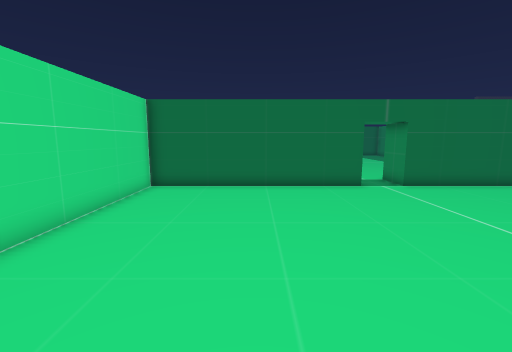
[1] (above)

16 first-person views from a walk through a 3-D level made in the Godot game engine. The camera is 1.3 m above the floor, tilts 8° down and sees 90° across. The floor is counted in squares, 0.6 m on a side. Each view is taken from the middle of a square. On the plan, view 1 faces up. The plan holds only what a view shows up to about 16 squares ahead; the rest is blank. The place goes on beyond the plan. Characters and animated objects are left out.

[2]
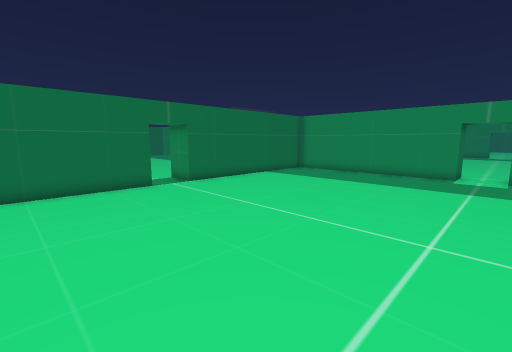

[3]
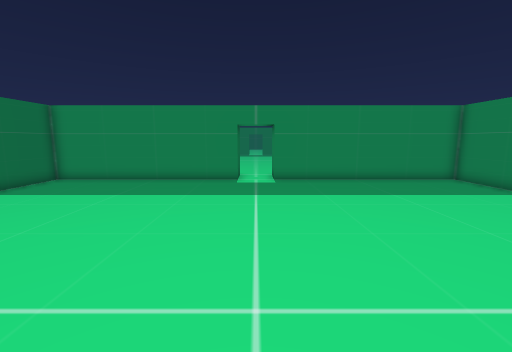

[4]
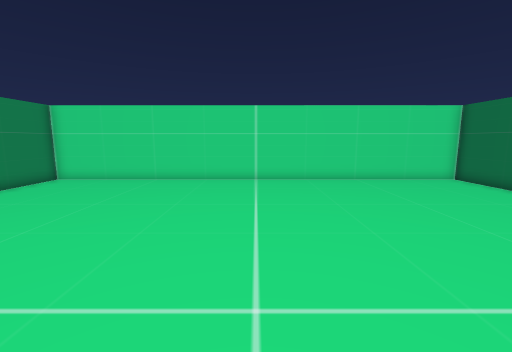

[5]
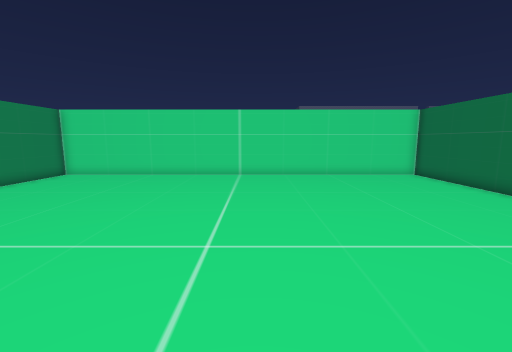

[6]
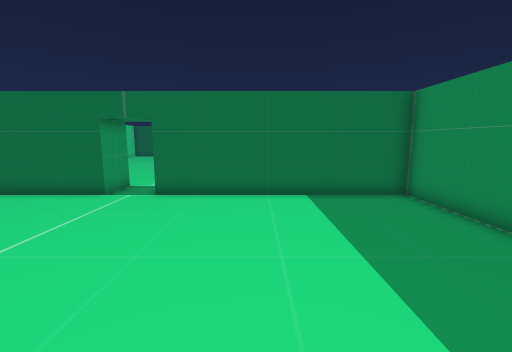

[7]
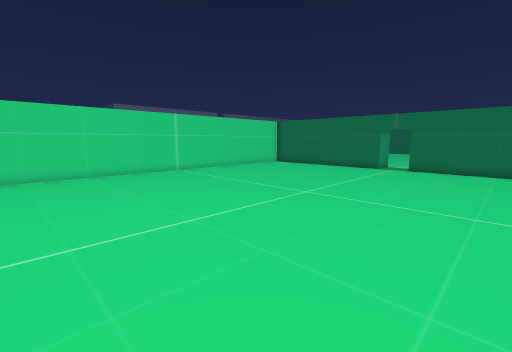

[8]
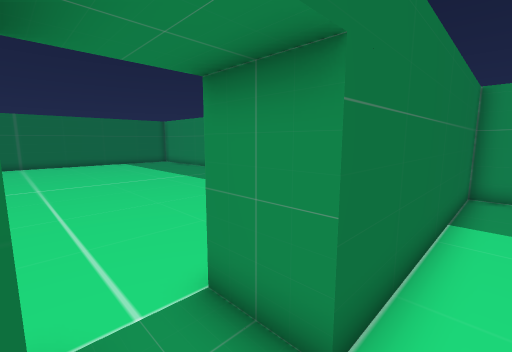

[9]
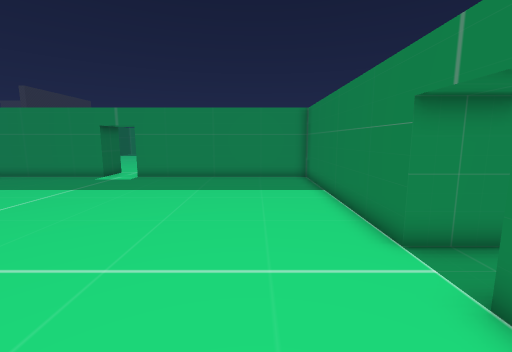

[10]
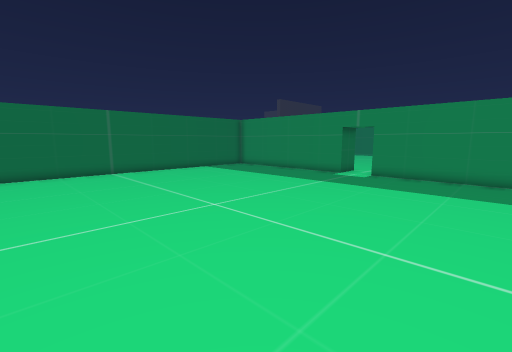

[11]
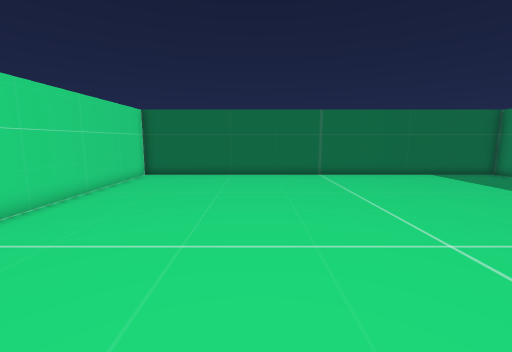

[12]
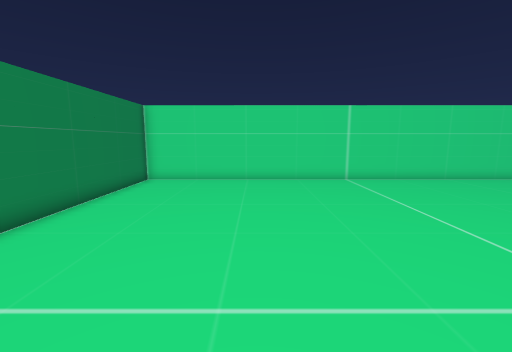

[13]
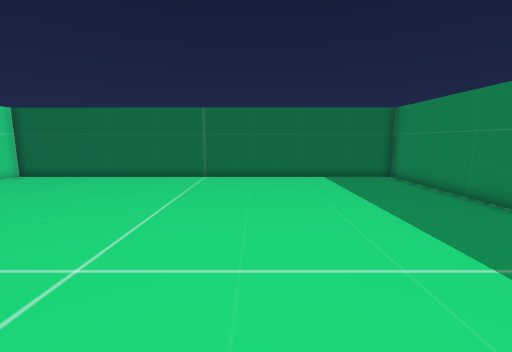

[14]
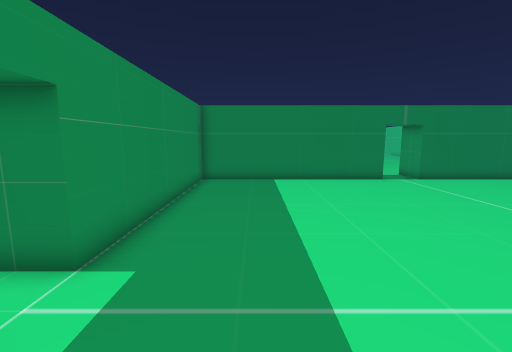

[15]
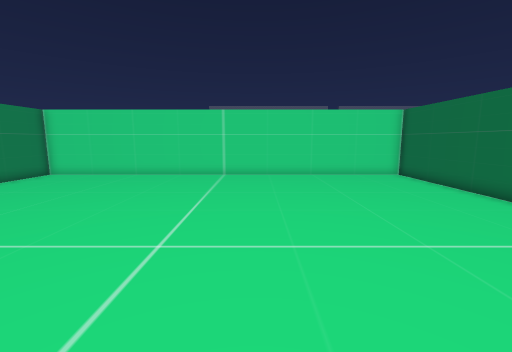

[16]
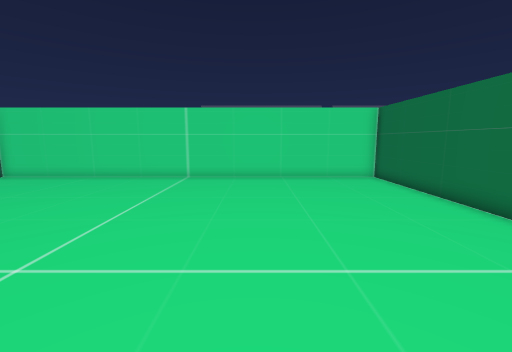

### Floor plan
Points are (right, up) in squares from view 1. A wall is a line through its corners. A room is listed if a view was taken in it or the views show most of it. See-through windows are left out.
Room 1 (views 1, 2, 3, 4, 5, 6, 7, 8)
walls: (17.5, 2) (17, 2) (17, 12) (7, 12) (7, 14); (5, 14) (5, 12) (-5, 12) (-5, -8.5); (17, -8.5) (17, 0)
ways out: opening at (6, 14) to room 2
Room 2 (views 9, 10, 11, 12, 13, 14, 15, 16)
walls: (7, 14) (17, 14) (17, 24) (17.5, 24); (17.5, 26) (17, 26) (17, 36) (-5, 36) (-5, 14) (5, 14)
ways out: opening at (6, 14) to room 1

Where each view was taken, in squares from view 1:
view 1: 0 up, 0 right, facing up
view 2: 0 up, 0 right, facing up-right
view 3: 1 up, 3 right, facing right
view 4: 1 up, 9 right, facing left
view 5: 2 up, 11 right, facing left
view 6: 2 up, 11 right, facing up
view 7: 8 down, 12 right, facing up-left
view 8: 11 up, 5 right, facing up-right
view 9: 17 up, 2 right, facing right
view 10: 18 up, 1 right, facing up-right
view 11: 20 up, 2 right, facing up
view 12: 20 up, 9 right, facing left
view 13: 21 up, 9 right, facing up
view 14: 28 up, 14 right, facing down
view 15: 27 up, 11 right, facing left
view 16: 29 up, 10 right, facing left
